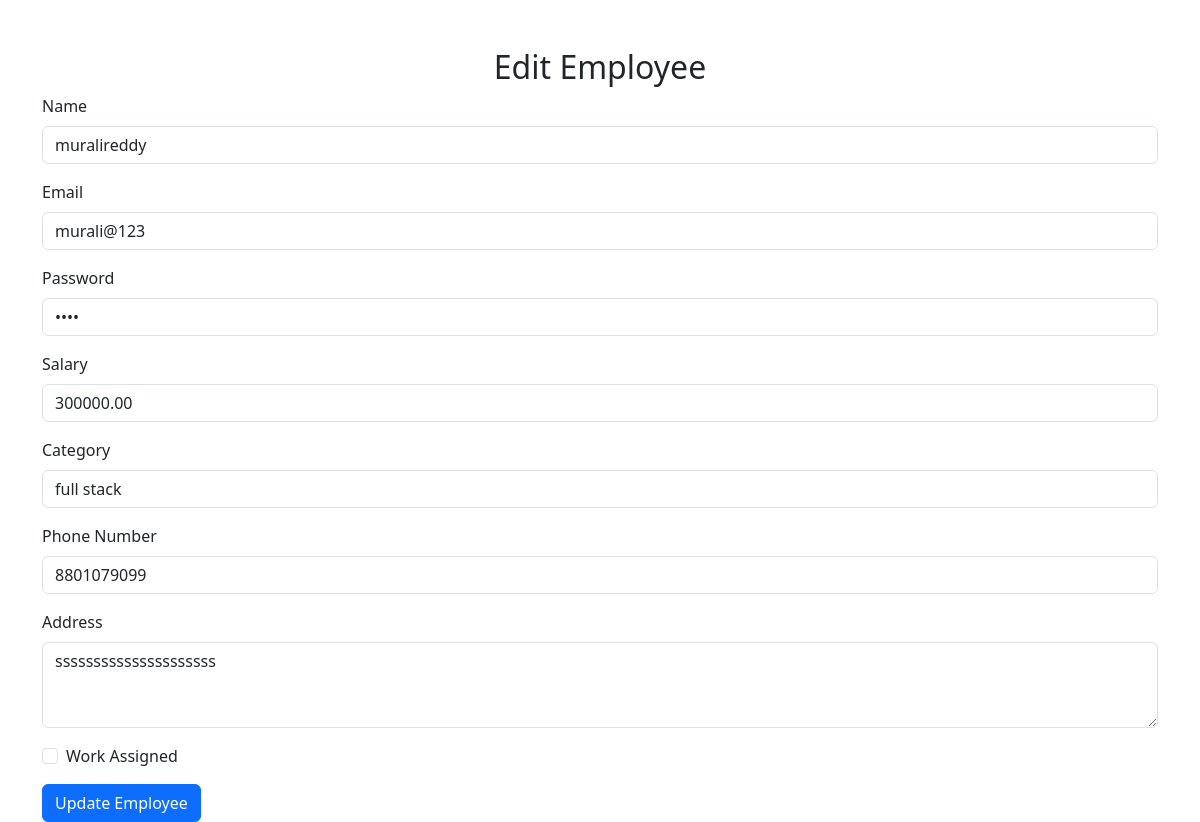
The page /edit-employee/1/ on the database its author committed.
### accounts/models.py (models this page shows, shortened)
class Employee(models.Model):
    name = models.CharField(max_length=100)
    email = models.EmailField(unique=True)
    password = models.CharField(max_length=100)
    salary = models.DecimalField(max_digits=10, decimal_places=2)
    category = models.CharField(max_length=50)
    phone_number = models.CharField(max_length=15)
    address = models.TextField()
    work_assigned = models.BooleanField(default=False)
    work_description = models.TextField(blank=True, null=True)
    work_file = models.FileField(upload_to='work_files/', blank=True, null=True)
    notification_seen = models.BooleanField(default=False)
    created_at = models.DateTimeField(default=timezone.now)  # Handle manually
    updated_at = models.DateTimeField(auto_now=True)  # Timestamp when updated

### accounts/views.py (the view, shortened to what this page needs)
# urls.py: path('edit-employee/<int:employee_id>/', views.edit_employee, name='edit_employee'),
def edit_employee(request, employee_id):
    employee = get_object_or_404(Employee, id=employee_id)
    return render(request, 'accounts/edit_employee.html', {'employee': employee})

### accounts/templates/accounts/edit_employee.html (shortened to what this page needs)
<!DOCTYPE html>
<html lang="en">
  <head>
    <link
      rel="stylesheet"
      href="https://cdn.jsdelivr.net/npm/bootstrap@5.3.0-alpha3/dist/css/bootstrap.min.css"
    />
  </head>
  <body>
    <div class="container mt-5">
      <h2 class="text-center">Edit Employee</h2>
      <form method="POST">
        <div class="mb-3">
          <label for="name" class="form-label">Name</label>
          <input
            type="text"
            class="form-control"
            id="name"
            name="name"
            value="{{ employee.name }}"
            required
          />
        </div>
        <div class="mb-3">
          <label for="email" class="form-label">Email</label>
          <input
            type="email"
            class="form-control"
            id="email"
            name="email"
            value="{{ employee.email }}"
            required
          />
        </div>
        <div class="mb-3">
          <label for="password" class="form-label">Password</label>
          <input
            type="password"
            class="form-control"
            id="password"
            name="password"
            value="{{ employee.password }}"
            required
          />
        </div>
        <div class="mb-3">
          <label for="salary" class="form-label">Salary</label>
          <input
            type="number"
            class="form-control"
            id="salary"
            name="salary"
            value="{{ employee.salary }}"
            step="0.01"
            required
          />
        </div>
        <div class="mb-3">
          <label for="category" class="form-label">Category</label>
          <input
            type="text"
            class="form-control"
            id="category"
            name="category"
            value="{{ employee.category }}"
            required
          />
        </div>
        <div class="mb-3">
          <label for="phone_number" class="form-label">Phone Number</label>
          <input
            type="text"
            class="form-control"
            id="phone_number"
            name="phone_number"
            value="{{ employee.phone_number }}"
            required
          />
        </div>
        <div class="mb-3">
          <label for="address" class="form-label">Address</label>
          <textarea
            class="form-control"
            id="address"
            name="address"
            rows="3"
            required
          >
{{ employee.address }}</textarea
          >
        </div>
        <div class="form-check mb-3">
          <input
            type="checkbox"
            class="form-check-input"
            id="work_assigned"
            name="work_assigned"
            {%
            if
            employee.work_assigned
            %}checked{%
            endif
            %}
          />
          <label class="form-check-label" for="work_assigned"
            >Work Assigned</label
          >
        </div>
        <button type="submit" class="btn btn-primary">Update Employee</button>
      </form>
    </div>
  </body>
</html>

### rows shown on the page
Employee: name "muralireddy", email "murali@123", salary "300000.00", category "full stack", phone_number "8801079099", address "sssssssssssssssssssss"
